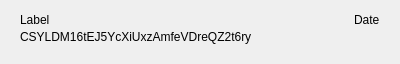
<?xml version="1.0" encoding="UTF-8"?>
<ui version="4.0">
 <class>MyAddressRow</class>
 <widget class="QWidget" name="MyAddressRow">
  <property name="geometry">
   <rect>
    <x>0</x>
    <y>0</y>
    <width>400</width>
    <height>60</height>
   </rect>
  </property>
  <property name="windowTitle">
   <string>Form</string>
  </property>
  <layout class="QVBoxLayout" name="verticalLayout">
   <property name="spacing">
    <number>0</number>
   </property>
   <property name="leftMargin">
    <number>20</number>
   </property>
   <property name="topMargin">
    <number>10</number>
   </property>
   <property name="rightMargin">
    <number>20</number>
   </property>
   <property name="bottomMargin">
    <number>20</number>
   </property>
   <item>
    <layout class="QHBoxLayout" name="horizontalLayout">
     <item>
      <widget class="QLabel" name="labelName">
       <property name="text">
        <string notr="true">Label</string>
       </property>
      </widget>
     </item>
     <item>
      <spacer name="horizontalSpacer">
       <property name="orientation">
        <enum>Qt::Horizontal</enum>
       </property>
       <property name="sizeHint" stdset="0">
        <size>
         <width>40</width>
         <height>20</height>
        </size>
       </property>
      </spacer>
     </item>
     <item>
      <widget class="QLabel" name="labelDate">
       <property name="text">
        <string notr="true">Date</string>
       </property>
      </widget>
     </item>
    </layout>
   </item>
   <item>
    <widget class="QLabel" name="labelAddress">
     <property name="text">
      <string notr="true">CSYLDM16tEJ5YcXiUxzAmfeVDreQZ2t6ry</string>
     </property>
    </widget>
   </item>
  </layout>
 </widget>
 <resources/>
 <connections/>
</ui>
